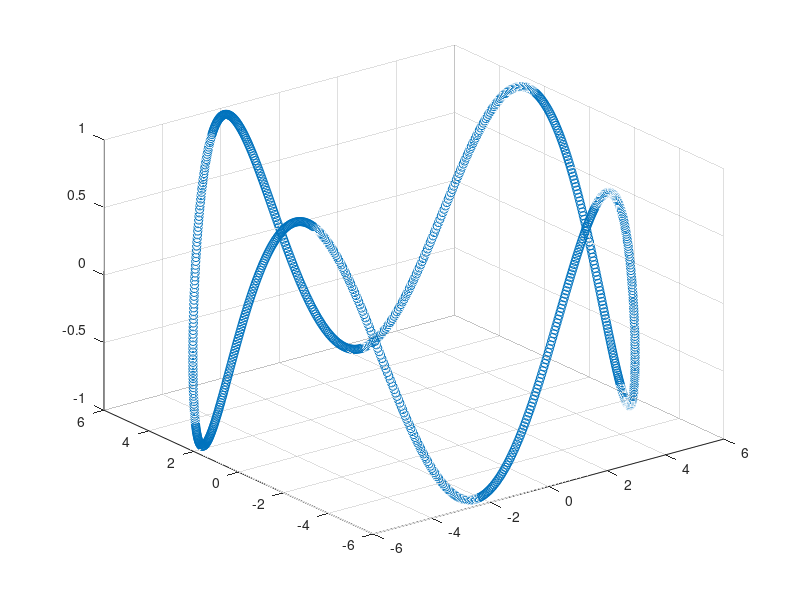

Write the MATLAB code that produced this figure. (Note: this script raises an error after producing the figure.)
% Runs a circle around a cube

clear
close all
clc

%path for wahba solver
addpath('../matlabScripts/')

%circle parameters
R = 6; %radius
N = 1000; %number of images
inc = 1; %inclination (not a real orbital inclination)
Revs = 1; %number of revolutions around the cube

theta = linspace(0,2*pi*Revs,N);
x = zeros(3,N);
for ii = 1:N
    x(1,ii) = R*cos(theta(ii));
    x(2,ii) = R*sin(theta(ii));
    x(3,ii) = inc*sin(4*theta(ii));
    %     x(3,ii) = inc;
end

figure
scatter3(x(1,:),x(2,:),x(3,:))

% Create the cube
P = [1; 0; 0];
s = 0.5;
sw = 0.05;
fc = [1 0 0;
    0 1 0;
    0 0 1;
    1 1 0;
    1 0 1;
    0 1 1];

ec = [.1 .1 .1];
C = createCube(P, s, sw, fc, ec);

%create more cubes
P2 = [0; 0; -2];
C2 = createCube(P2, s, sw, fc, ec);

P3 = [1; -1; 0];
C3 = createCube(P3, s, sw, fc, ec);

P4 = [0; 2; .5];
C4 = createCube(P4, s, sw, fc, ec);

P5 = [-1; 0; 0];
C5 = createCube(P5, s, sw, fc, ec);

P6 = [.4; -1; .4];
C6 = createCube(P6, s, sw, fc, ec);

%create an all encompassing rectangular prism
s = [14; 14; 12];
sw = .1;
C7 = createRectangularPrism([0, 0, 0]', s, sw, fc, ec, true);

%cube cell array
CArray = cell(2,1);
CArray{1} = C;
CArray{2} = C2;
CArray{3} = C3;
CArray{4} = C4;
CArray{5} = C5;
CArray{6} = C6;
% CArray{7} = C7;

% createPixelVectors and camera information
f = 500;
width = 640;
height = 480;
sz = [width, height];
px = width/2;
py = height/2;
K = [f, 0, px;
    0, f, py;
    0, 0, 1];

V = createPixelVectors(K,width,height);

%run through and create an image at each point, always pointing towards the
%center
vz = [0; 0; 1];
vx = [1; 0; 0];
vBMat = [vx'; vz'];
aVec = [1; 1];

figure
tic
for ii = 1:N
   
    %create the quaternion for this location
    imFoc = [0 0 0]'; %point the image is centered on
    vz_I = imFoc - x(:,ii); %camera z-axis in the inertial frame
    vx_I = [vz_I(2); -vz_I(1); 0]; %camera x-axis in the inertial frame    
    
    %normalize vectors
    vx_I = vx_I/norm(vx_I);
    vz_I = vz_I/norm(vz_I);
    
    %create matrix and solve wahbas problem
    vIMat = [vx_I'; vz_I'];
    RBI = wahbaSolver(aVec,vIMat,vBMat);
    q = dcm2quat(RBI);
    
    tic
    imgRGBD = createImage(CArray, x(:,ii), q', V, sz, K);
    toc
    
    %extract RGB info
    img = imgRGBD(:,:,1:3);
    
    %filter and display
    %     imgFilt = imgaussfilt(img,1.2);
    imgFilt = img;
    imshow(imgFilt);
    
    imshow(imgFilt);
    
    imwrite(imgFilt,strcat('images/cubeCircling',num2str(ii,'%04i'),'.jpg'))
    
    disp('Percent Complete:')
    disp(ii/N*100)

end
toc
